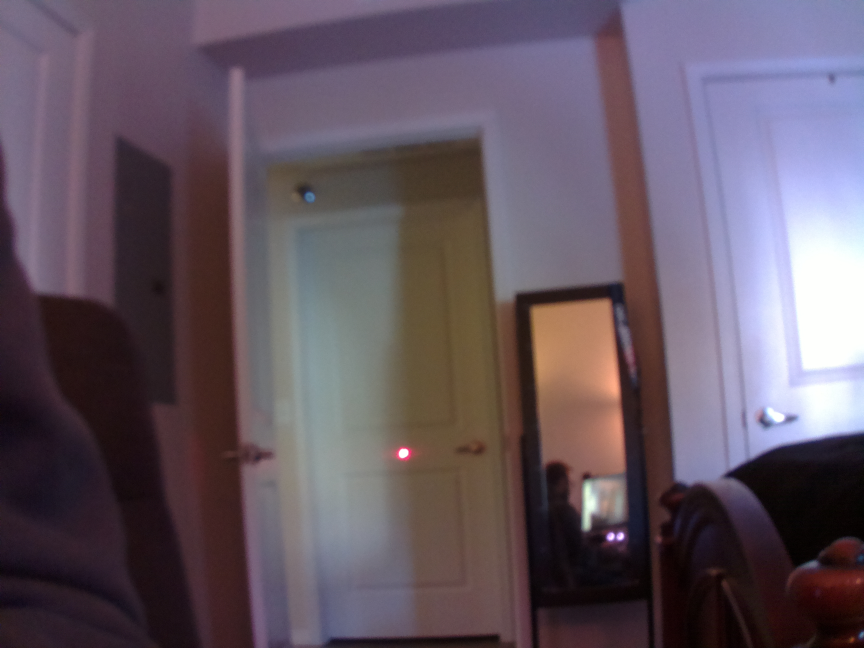
#> input picture Laser_Detection/test3.jpg, 2592 x 1944 px (shown at 1/3 size)
$ python red_detection.py
#> lines starting #> are read from the running program, lines starting #| are printed output that depends on the picture; after the words box and inside, x2 and y2 are one past the last pixel; in counts of white or black regions, pixels touching at a corner belong together
import cv2
import numpy as np
import matplotlib.pyplot as plt

# Read in Image
image_bgr = cv2.imread('test3.jpg')
#> image_bgr is the input picture: shape (1944, 2592, 3); mean B, G, R 97.9, 86.6, 99.7

# Resize and Display Input Image
width = 960
height = 540
image_bgr = cv2.resize(image_bgr, (width, height))
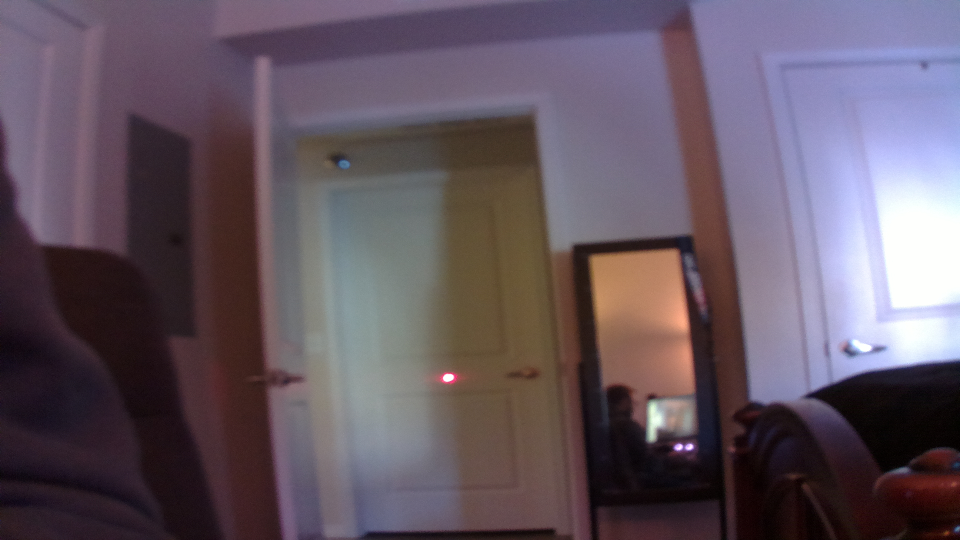
#> image_bgr: shape (540, 960, 3); mean B, G, R 97.8, 86.5, 99.6
image_rgb = image_bgr[:,:,::-1]
plt.imshow(image_rgb)
plt.title("Origonal Image (RGB)")

# Create RBG Mask
thres = 175
r_mask = (image_rgb[:,:,0] > thres)
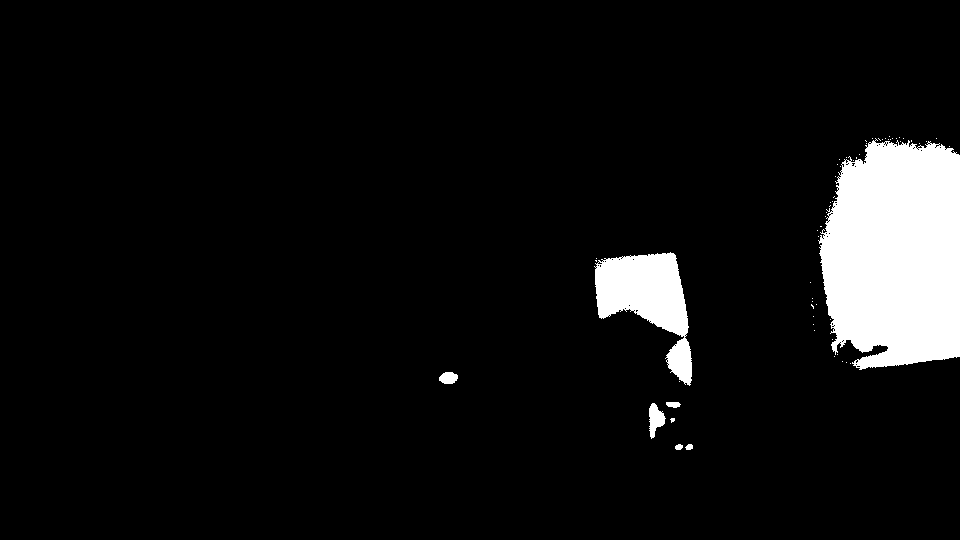
#> r_mask: shape (540, 960) bool; 6.7% white; 62 white regions (55 under 20 px), largest, box (x1, y1, x2, y2) and area: (818, 138, 960, 370) 27291, (594, 252, 692, 386) 6424, (649, 403, 666, 439) 352
g_mask = (image_rgb[:,:,1] > thres)
#> g_mask: shape (540, 960) bool; 5.6% white; 31 white regions (26 under 20 px), largest, box (x1, y1, x2, y2) and area: (819, 132, 960, 372) 28342, (649, 402, 665, 440) 402, (443, 374, 454, 382) 68, (686, 444, 693, 450) 24, (676, 445, 682, 450) 22
b_mask = (image_rgb[:,:,2] > thres)
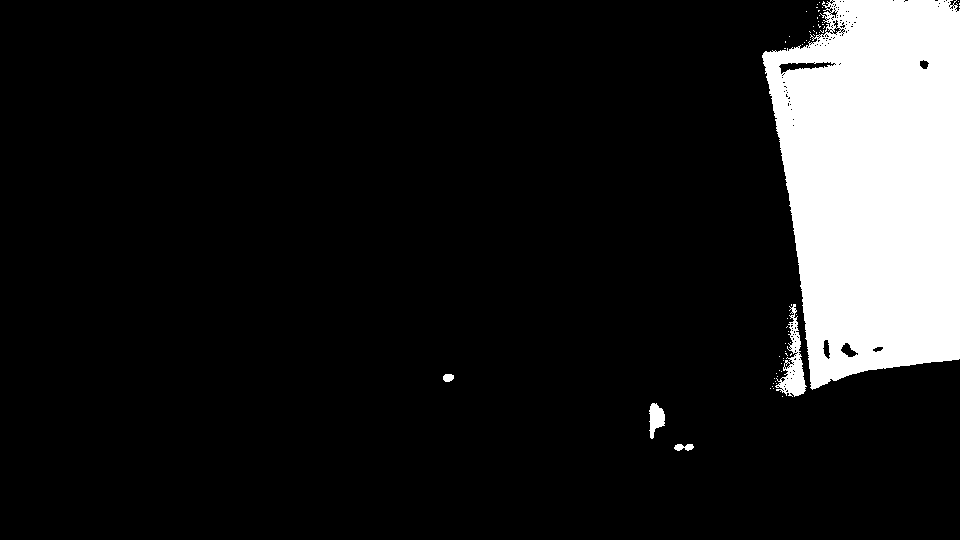
#> b_mask: shape (540, 960) bool; 12.1% white; 61 white regions (56 under 20 px), largest, box (x1, y1, x2, y2) and area: (762, 0, 960, 390) 60884, (775, 304, 807, 397) 1074, (649, 403, 665, 439) 366, (674, 444, 694, 451) 100, (443, 374, 454, 382) 73
rgb_mask = r_mask & g_mask & b_mask

plt.figure()
plt.imshow(255*rgb_mask, cmap='gray')
plt.title('RGB Mask of Laser in Image')

# Convert to HSV
image_hsv = cv2.cvtColor(image_bgr, cv2.COLOR_BGR2HSV)
#> image_hsv: shape (540, 960, 3); mean H, S, V 108.8, 73.6, 108.9

# [15 lines of commented-out code are left out]
lower_red = np.array([160, 0, 0])
upper_red = np.array([180, 255, 255])

# Create HSV Mask
hsv_mask = cv2.inRange(image_hsv, lower_red, upper_red)
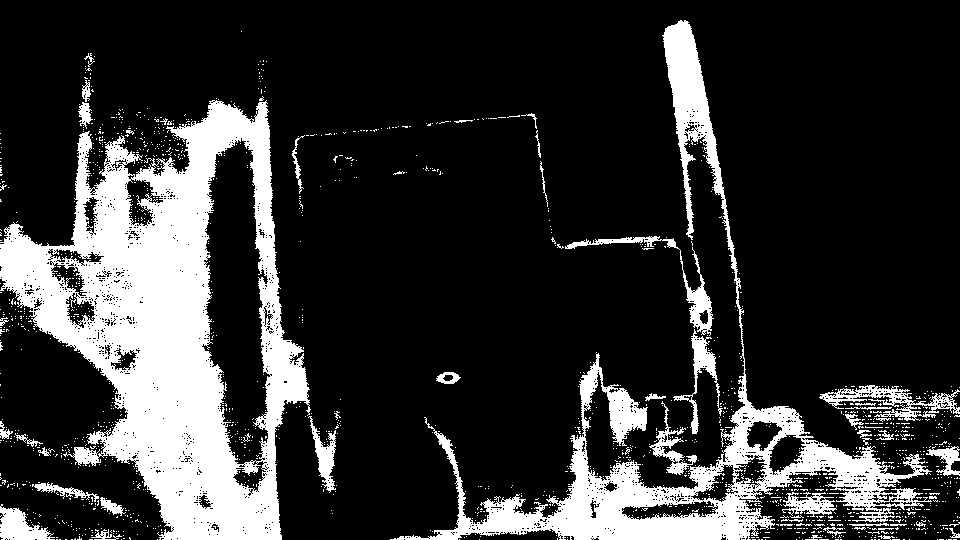
#> hsv_mask: shape (540, 960); 19.9% white; 1503 white regions (1451 under 20 px), largest, box (x1, y1, x2, y2) and area: (0, 100, 311, 540) 59978, (390, 20, 932, 540) 29282, (819, 385, 960, 421) 1622
hsv_mask = 255*((hsv_mask) > 1)

plt.figure()
plt.imshow(255*hsv_mask, cmap='gray')
plt.title('HSV Mask of Laser in Image')

# Combine Both Masks
laser_mask = rgb_mask & hsv_mask
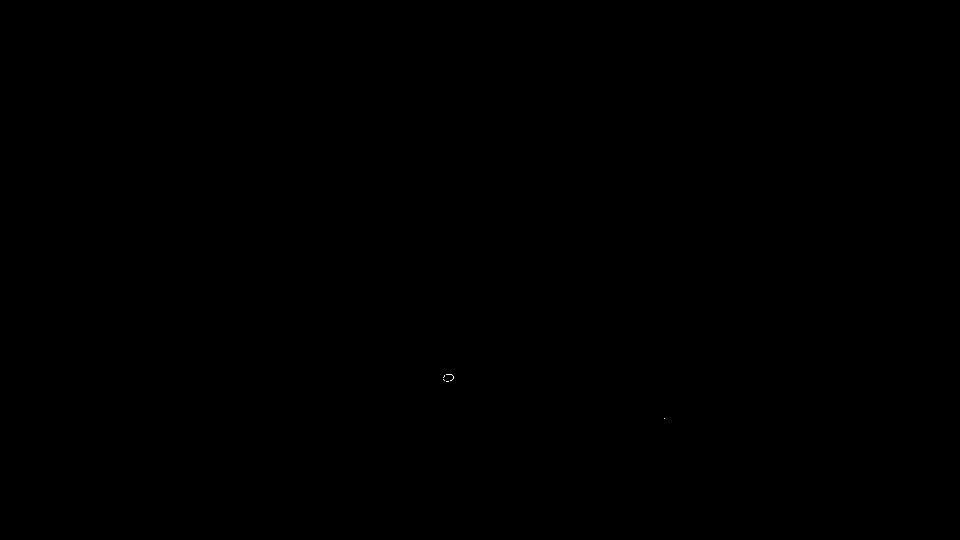
#> laser_mask: shape (540, 960) int64; values 0 (black) and 1 (white), 0% white in thin lines or dots, all inside (x1, y1, x2, y2) = (443, 374, 665, 419)

plt.figure()
plt.imshow(255*laser_mask, cmap='gray')
plt.title('Boolean Detection of Laser in Image')
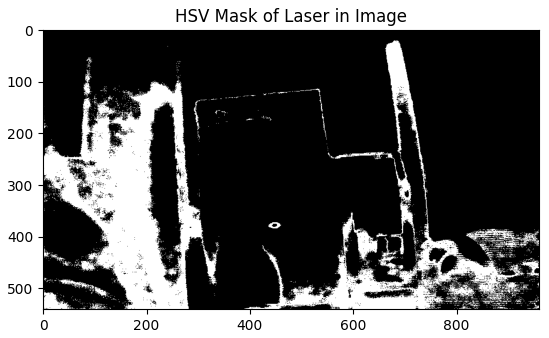
#> figure drawn by matplotlib, 1 panel
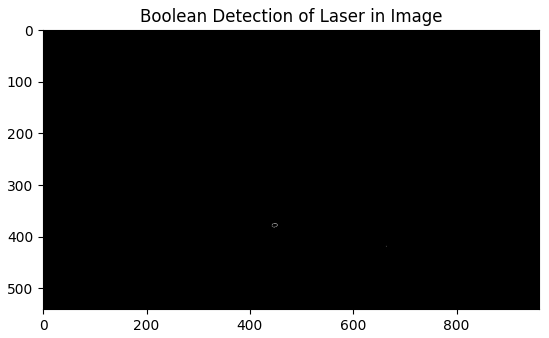
#> figure drawn by matplotlib, 1 panel

$ run again, with Laser_Detection/test1.jpg copied over Laser_Detection/test3.jpg
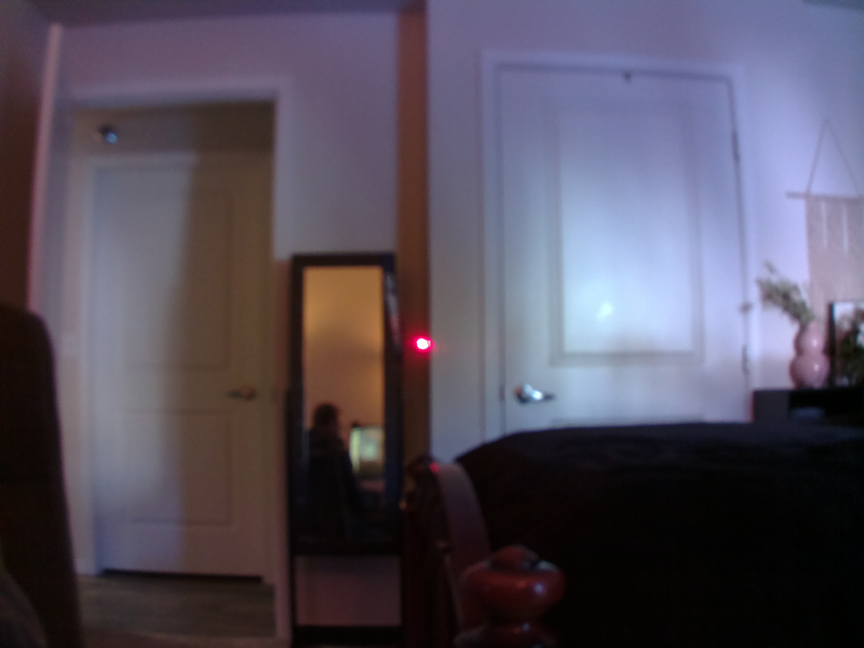
#> input picture Laser_Detection/test1.jpg, 2592 x 1944 px (shown at 1/3 size)
#> image_bgr is the input picture: shape (1944, 2592, 3); mean B, G, R 91.5, 77.9, 84.3
#> image_bgr: shape (540, 960, 3)
#> `r_mask = (image_rgb[:,:,0] > thres)`:
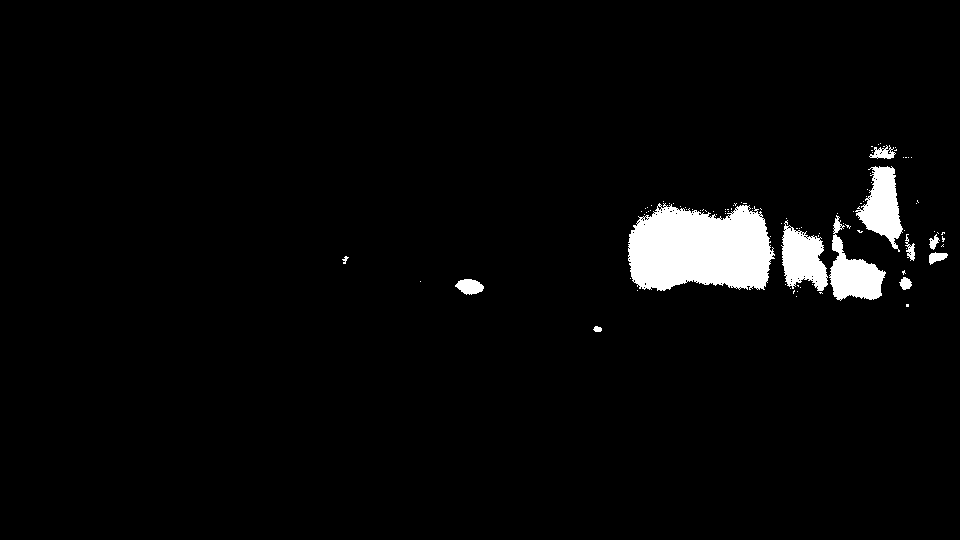
#> r_mask: shape (540, 960) bool; 3.4% white; 98 white regions (86 under 20 px), largest, box (x1, y1, x2, y2) and area: (628, 203, 775, 291) 10175, (829, 215, 886, 301) 2143, (855, 166, 903, 252) 2129
#> g_mask: shape (540, 960) bool; 5.6% white; 74 white regions (64 under 20 px), largest, box (x1, y1, x2, y2) and area: (624, 171, 885, 304) 22503, (850, 126, 900, 249) 3553, (617, 304, 680, 342) 1693
#> b_mask: shape (540, 960) bool; 14.6% white; 105 white regions (100 under 20 px), largest, box (x1, y1, x2, y2) and area: (579, 43, 960, 350) 75144, (899, 276, 912, 291) 121, (463, 282, 478, 291) 101, (953, 252, 960, 257) 25, (904, 303, 909, 309) 22
#> rgb_mask: shape (540, 960) bool; 3.3% white; 83 white regions (75 under 20 px), largest, box (x1, y1, x2, y2) and area: (628, 203, 775, 291) 10175, (781, 220, 828, 291) 2077, (829, 215, 885, 301) 2056
#> image_hsv: shape (540, 960, 3); mean H, S, V 92.7, 85.6, 99.8
#> laser_mask: shape (540, 960) int64; values 0 (black) and 1 (white), 0% white in thin lines or dots, all inside (x1, y1, x2, y2) = (463, 283, 478, 291)
#> `plt.title('Boolean Detection of Laser in Image')`:
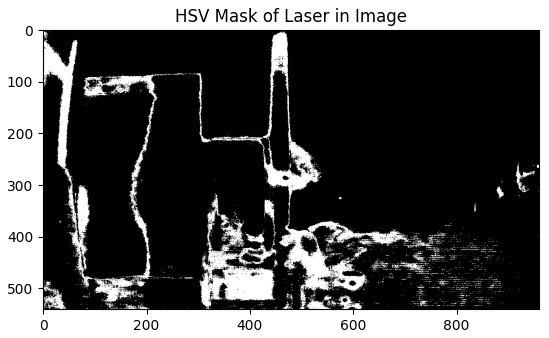
#> figure drawn by matplotlib, 1 panel

$ run again, with Laser_Detection/test2.jpg copied over Laser_Detection/test3.jpg
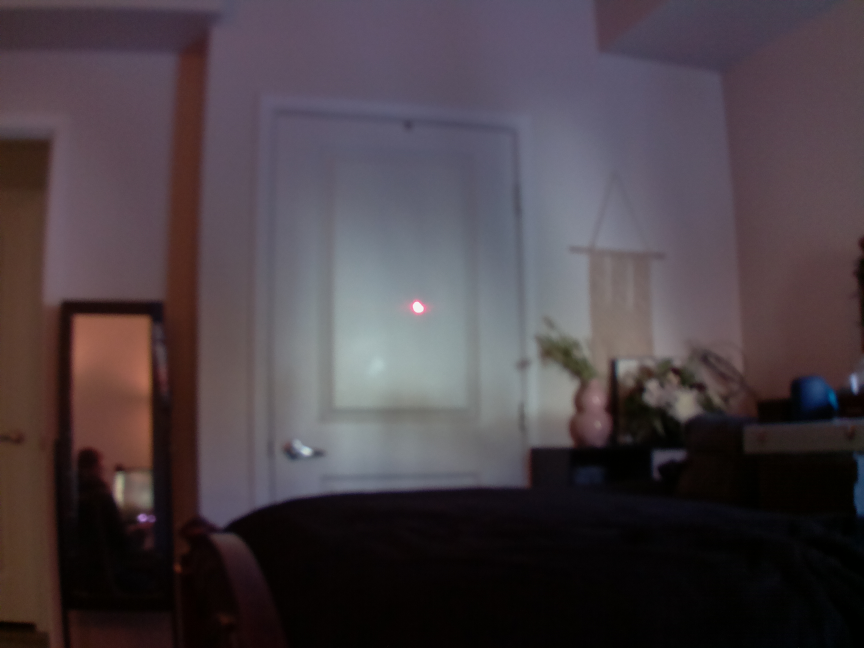
#> input picture Laser_Detection/test2.jpg, 2592 x 1944 px (shown at 1/3 size)
#> image_bgr is the input picture: shape (1944, 2592, 3); mean B, G, R 69.7, 64.2, 73.8
#> image_bgr: shape (540, 960, 3)
#> r_mask: shape (540, 960) bool; 0.07% white; 7 white regions (4 under 20 px), largest, box (x1, y1, x2, y2) and area: (452, 249, 478, 263) 240, (413, 300, 425, 308) 62, (336, 374, 344, 379) 29
#> `g_mask = (image_rgb[:,:,1] > thres)`:
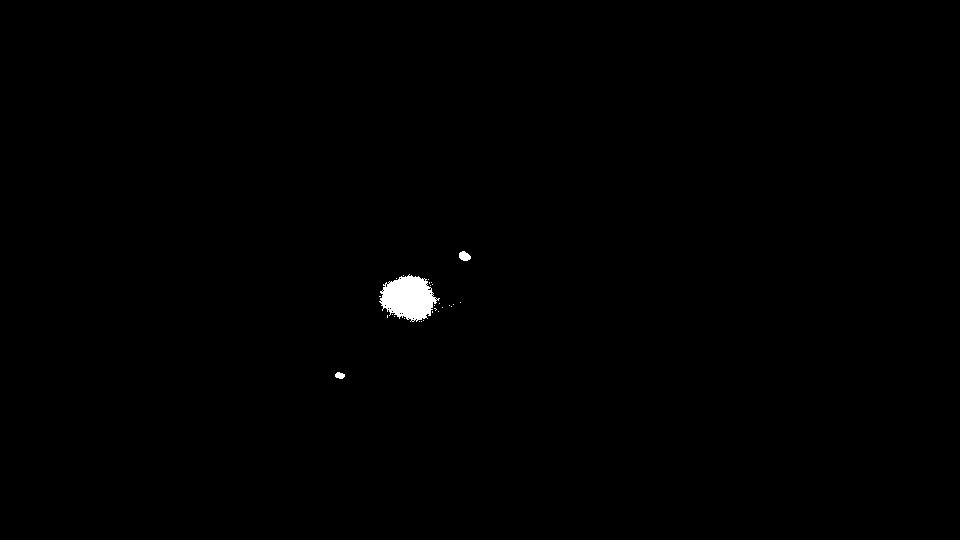
#> g_mask: shape (540, 960) bool; 0.39% white; 28 white regions (25 under 20 px), largest, box (x1, y1, x2, y2) and area: (379, 274, 440, 322) 1865, (459, 251, 471, 261) 88, (335, 372, 345, 379) 52
#> b_mask: shape (540, 960) bool; 0.37% white; 27 white regions (24 under 20 px), largest, box (x1, y1, x2, y2) and area: (380, 272, 437, 319) 1678, (458, 250, 471, 261) 99, (334, 372, 345, 379) 61
#> rgb_mask: shape (540, 960) bool; 0.03% white; 5 white regions (2 under 20 px), largest, box (x1, y1, x2, y2) and area: (459, 251, 471, 261) 88, (413, 300, 425, 308) 62, (336, 374, 344, 379) 29
#> image_hsv: shape (540, 960, 3); mean H, S, V 99.3, 77.9, 78.2
#> laser_mask: shape (540, 960) int64; values 0 (black) and 1 (white), 0% white in thin lines or dots, all inside (x1, y1, x2, y2) = (459, 251, 471, 261)
#> `plt.title('Boolean Detection of Laser in Image')`:
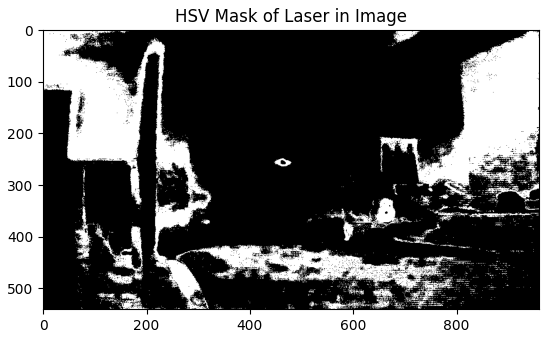
#> figure drawn by matplotlib, 1 panel
